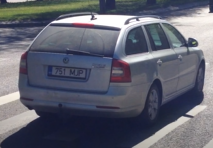
#> input picture test_images/Clip2net_170521154634.png, 213 x 148 px, given in place of 3266CNT.JPG, which was not available
$ python 1612174_1612269_1612274_Lab03.py --input ../../../test_images/Clip2net_170521154634.png   (older library calls are emulated)
#> lines starting #> are read from the running program, lines starting #| are printed output that depends on the picture; after the words box and inside, x2 and y2 are one past the last pixel; in counts of white or black regions, pixels touching at a corner belong together; pictures that were not available may be replaced by others from this repository, and a replacement may not be noted
#> further down, img is the input picture: shape (148, 213, 3); mean B, G, R 111.3, 98.3, 96.1
### plate_detection.py
# Import libraries
import numpy as np
import cv2
import matplotlib.pyplot as plt
from PIL import Image, ImageFilter
from pytesseract import image_to_string

'''
License plate number recognition by Team Fusion
Ref:
    [1] Baggio, D. L. (2012). 5. Number Plate Recognition Using SVM and Neural Networks.
    In Mastering OpenCV with Practical Computer Vision Projects (6th ed., pp. 161-188).
    Birmingham, UK: Packt Publishing
    [2] https://github.com/kagan94/Automatic-Plate-Number-Recognition-APNR.git
'''

class CPlateDetection:
    def __init__(self, plateHeight = 11, plateWidth = 52):
        # Error margin: 40%
        self.error_margin = 0.4
        # Aspect ratio of plate depend the plate size on each country
        # Viet Nam plate size: 14x19 => aspect ratio = 19/14 = 1.36
        self.plate_asp_ratio = float(plateWidth) / plateHeight

    # Preliminary validation before classification: Verify size bonding rect base on area and aspect ratio
    def verify_sizes(self, candidate_rect):
        # Range of area: min = 15, max = 125 pixels
        min_area = 15*self.plate_asp_ratio*15
        max_area = 125*self.plate_asp_ratio*125
        # accept patches such that aspect ratio of bouding rect is in range of min_ratio and max_ratio
        min_ratio = self.plate_asp_ratio - self.plate_asp_ratio*self.error_margin
        max_ratio = self.plate_asp_ratio + self.plate_asp_ratio*self.error_margin

        # Get canWidth and canHeight
        canWidth, canHeight = candidate_rect[1]
        if canHeight == 0 or canWidth == 0:
            return False

        # Compute area of this bounding rect
        candidate_area = canWidth * canHeight
        # Compute aspect ratio of bounding rect
        candidate_ratio = canWidth / canHeight

        # If width < height then reverse it
        if candidate_ratio < 1:
            candidate_ratio = 1/candidate_ratio

        '''
        If candidatte_area is out ot range considered area
        or candidate_ratio is out of range of considered ratio range
        '''
        if candidate_area < min_area or candidate_area > max_area \
            or candidate_ratio < min_ratio or candidate_ratio > max_ratio:
            return False
        return True

    # For each contour, extract the bouding rectangle of minimal area
    # And also do small validatation before classfying them
    def extract_and_refine_bounding_rect(self, contours):
        i = 0
        rect_list = [] # List to store refined rect
        while i < len(contours):
            # Create bounding rect of object
            # Bouding rect contain: [center (x, y), width&height (w,h), angle)
            bounding_rect = cv2.minAreaRect(contours[i])
            # Validate bounding_rect base on its area and aspect ratio
            if(not(self.verify_sizes(bounding_rect))):
                contours.pop(i)
                continue

            # Push this bounding rect into rect list
            rect_list.append(bounding_rect)
            # Increase i
            i = i + 1

        return rect_list

    # Phan nay dung floodFill nhung no phuc tap qua, tui chua nam ro (Tam thoi bo qua)
    """
    # Extract license plate region in image
    def plate_extraction(self, img, rect_list):
        for i, rect in enumerate(rect_list):
            # Take advantage of white background property
            # To crop rect with better accuracy
            # Use floodfill algorithm to retrieve the rotated rectagle
            # First step, put several seeds (circles) near the center of rotated rect
            cv2.circle(img, rect[0], 3, (0, 255, 0), -1)
            # Get min size between width and height
            minSize = (rect[1][0]) if rect[1][0] < rect[1][1] else rect[1][1]
            minSize = minSize - minSize*0.5
    """

    # Process plate image with some stuffs: dilate, threshold, contours and verify size to refine plate image
    def process_plate_image(self, plateImg):
        # Convert to Gray-Scale
        grayPlate = cv2.cvtColor(plateImg, cv2.COLOR_BGR2GRAY)
        # Blur image
        grayPlate = cv2.GaussianBlur(grayPlate, (5, 5), 1.0) # remove noise
        # Dilate plate image for OCR
        kernel = cv2.getStructuringElement(cv2.MORPH_CROSS, (1, 1))
        dilateImg = cv2.dilate(grayPlate, kernel, iterations = 1)
        # Threshold image
        _, threshImg = cv2.threshold(dilateImg, 150, 255, cv2.THRESH_BINARY)
        #ret, threshImg = cv2.threshold(dilateImg, 0, 255, cv2.THRESH_BINARY + cv2.THRESH_OTSU)
        # Find contours
        contours, hierachy = cv2.findContours(np.copy(threshImg), cv2.RETR_EXTERNAL, cv2.CHAIN_APPROX_NONE) # get all points on boundary

        # If contours exists
        if len(contours) > 0:
            # Compute Area of each contour (Moment M[00])
            area_list = [cv2.contourArea(cnt) for cnt in contours]
            # Find index of contour has largest area
            imax = np.argmax(area_list)

            # Get bouding rect of this contour
            x, y, w, h = cv2.boundingRect(contours[imax])

            # Verify plate image again
            if not(self.verify_sizes([(x, y), (w, h)])):
                return None, None

            # Crop region that have number in image
            found_plate = np.copy(plateImg[y:y+h, x:x+w])
            return found_plate, [x, y, w, h]

        return None, None


    # Detect plate in image
    '''
    Input:
        image: BGR image
        step_by_step: Show step by step works (default = False)
    Output:
        plate region
    '''
    def plate_detection(self, img, step_by_step = False):
        # Resize image: width = 600, height = (original_height * 600 / orignal_width
        # INTER_AREA mode: Resampling using pixel area relation
#> called with step_by_step = False
        height, width = img.shape[:2]
#> height = 148; width = 213
        img = cv2.resize(img, (600, round(height*600/width)), interpolation = cv2.INTER_AREA)
#> img: shape (417, 600, 3)

        # Convert to grayscale
        grayImg = cv2.cvtColor(img, cv2.COLOR_BGR2GRAY)
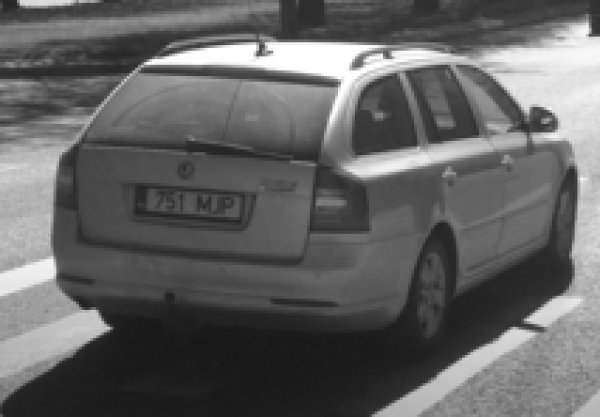
#> grayImg: shape (417, 600); min 24, max 255, mean 99.1

        # Step 1: Blur image
        blurImg = cv2.GaussianBlur(grayImg, (5, 5), 1.0) # remove noise
        # Step 2: Find vertical edges
        sobelX = cv2.Sobel(blurImg, cv2.CV_8UC1, dx=1, dy=0, ksize = 3, scale = 1, delta = 0, borderType = cv2.BORDER_DEFAULT)

        if step_by_step:
            plt.figure()
            plt.imshow(sobelX, cmap = 'gray', interpolation="bicubic")
            plt.title("Vertical sobel"); plt.axis("off")

        # Step 3: Threshold sobelX with Otsu algorithm (Otsu will automaticly find optimal threshold value)
        ret, thresholdImg = cv2.threshold(sobelX, 0, 255, cv2.THRESH_BINARY + cv2.THRESH_OTSU)
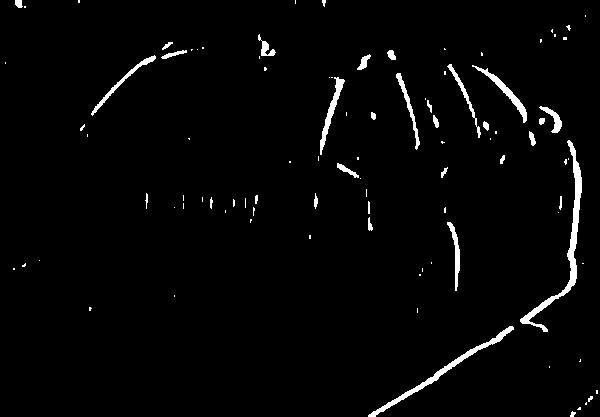
#> thresholdImg: shape (417, 600); 2.4% white; 96 white regions (64 under 20 px), largest, box (x1, y1, x2, y2) and area: (520, 140, 582, 332) 1304, (368, 326, 514, 417) 857, (472, 65, 527, 123) 436
#> ret = 54

        if step_by_step:
            plt.figure()
            plt.imshow(thresholdImg, cmap='gray', interpolation="bicubic")
            plt.title("Threshold image by Otsu algorithm")
            plt.axis("off")

        # Step 4: Apply morphological operation to remove blank spaces between each vertical sobel
        # First It do dilation followed by Erosion then to remove small holes inside foreground object
        # Called Closing method.
        rect_kernel = cv2.getStructuringElement(cv2.MORPH_RECT, (17, 3))
        morphImg = cv2.morphologyEx(thresholdImg, cv2.MORPH_CLOSE, kernel = rect_kernel)
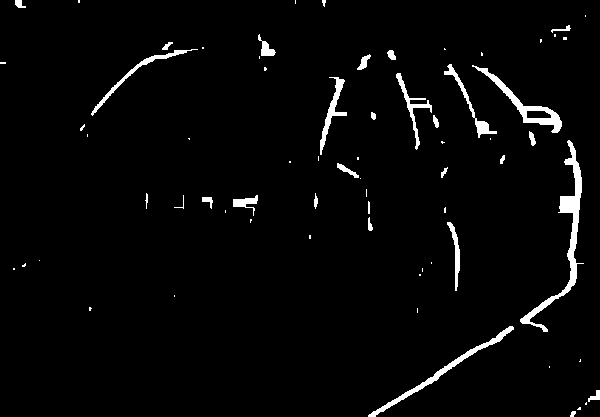
#> morphImg: shape (417, 600); 2.8% white; 69 white regions (40 under 20 px)

        if step_by_step:
            plt.figure()
            plt.imshow(morphImg, cmap='gray', interpolation="bicubic")
            plt.title("Morphological image")
            plt.axis("off")

        # When we do morphological operation, we now have regions that maybe contain plate.
        # But most of them don't contain plate, we need to refine them.

        # Step 5: Find contours of possible plates
        # Just need external contours
        """Output:
            (this function will modified directly on source img)
            - Contours contain all the boundary points of contours
            - Hierarchy contain information about the image topology"""
        # Copy morphImg
        morphImg_copy = np.copy(morphImg)

        contours, hierarchy = cv2.findContours(morphImg_copy,             # Source Image
                                            cv2.RETR_EXTERNAL,  # Extract external contours
                                            cv2.CHAIN_APPROX_NONE)  # get all points of each contour
#> contours = 69 contours, 45 with area under 20; largest, box (x1, y1, x2, y2) and area: (520, 140, 584, 332) 1365, (472, 65, 562, 133) 940, (368, 326, 514, 417) 706, (320, 77, 347, 155) 390, (91, 49, 198, 116) 368

        if step_by_step:
            # Draw all contours
            """Input:
                source image: draw contour inside this img
                contours: list of contour points
                -1: mean draw all contours (or individual contour)
                color and thickness
            """
            copy_img = np.copy(img)
            cv2.drawContours(copy_img, contours, -1, (0, 255, 0), 2)

            plt.figure()
            plt.imshow(cv2.cvtColor(copy_img, cv2.COLOR_BGR2RGB))
            plt.title("Contours")
            plt.axis("off")


        # Extract and refine minimal rect area (rotated object)
        rect_list = self.extract_and_refine_bounding_rect(contours)
#> the loop in extract_and_refine_bounding_rect, `while i < len(contours):` made 69 passes
#> (bounding_rect, canWidth in verify_sizes, canHeight in verify_sizes, candidate_area in verify_sizes, candidate_ratio in verify_sizes) on passes 1, 4, 7, 18, 20, 24, 25, 26, 27, 28: (((572.5, 413.5), (5, 5), -90), 5, 5, 25, 1), (((593.5, 395.5), (11, 11), -90), 11, 11, 121, 1), (((440.8, 372), (170.1, 8.46), -31.76), 170.1, 8.46, 1439.7, 20.11), (((455.3, 255.5), (8.9, 68.59), -6.91), 8.9, 68.59, 610.8, 7.7), (((370, 223.5), (13, 4), -90), 13, 4, 52, 3.25), (((207, 202.5), (11, 10), -90), 11, 10, 110, 1.1), (((244.3, 202.1), (20.36, 23.45), -75.07), 20.36, 23.45, 477.3, 1.15), (((178.5, 201.5), (13, 9), -90), 13, 9, 117, 1.44), (((315.5, 200.5), (15, 3), -90), 15, 3, 45, 5), (((146, 200.5), (15, 2), -90), 15, 2, 30, 7.5)
#> (bounding_rect, canWidth in verify_sizes, canHeight in verify_sizes) on passes 5, 8, 10, 12, 15, 16: (((549, 366.5), (1, 0), -90), 1, 0), (((417, 310), (4, 0), -90), 4, 0), (((174, 295.5), (1, 0), -90), 1, 0), (((422, 269.5), (3, 0), -90), 3, 0), (((431, 262.5), (1, 0), -90), 1, 0), (((39, 260), (0, 0), -90), 0, 0)
#> after the loop in extract_and_refine_bounding_rect, `while i < len(contours):`: contours = 6 contours; box (x1, y1, x2, y2) and area: (520, 140, 584, 332) 1365, (472, 65, 562, 133) 940, (320, 77, 347, 155) 390, (91, 49, 198, 116) 368, (444, 64, 497, 138) 350, (396, 73, 432, 150) 313; i = 6; rect_list = [((565.5, 238), (191.3, 46.62), -75.21), ((334.6, 116.3), (78.77, 22.2), -81.87), ((418, 107.9), (26.57, 78.33), -14.98), ((513.5, 100.5), (25.82, 108.3), -57.13), ((466.1, 102.8), (18.29, 83.48), -33.89), ((139.1, 73.73), (124.3, 19.74), -32.15)]

        if step_by_step:
            copy_img = np.copy(img)
            # Draw rects
            for rect in rect_list:
                box = cv2.boxPoints(rect)
                box = np.int0(box)
                cv2.drawContours(copy_img, [box], 0, (0, 255, 0), 2)

            plt.figure()
            plt.imshow(cv2.cvtColor(copy_img, cv2.COLOR_BGR2RGB))
            plt.title("Rotated rectangles (minimal rectangles)")
            plt.axis("off")

        for cnt in contours:
            x, y, w, h = cv2.boundingRect(cnt)
            plateImg = np.copy(img[y:y+h, x:x+w])

            if step_by_step:
                plt.figure()
                plt.imshow(cv2.cvtColor(plateImg, cv2.COLOR_BGR2RGB))
                plt.title("Possible plates")
                plt.axis("off")

            # Process image with some stuffs: dilate, threshold, contours and verify size to refine plate image
            found_plate, plat_rect = self.process_plate_image(plateImg)
            if found_plate is None:
                continue

            # Take advantage of white background, so we will check if the average color >= 100, it will a plate
            if np.mean(found_plate).astype(np.uint8) >= 100:
                # Display plate
                plt.figure()
                plt.imshow(cv2.cvtColor(found_plate, cv2.COLOR_BGR2RGB))
                plt.title("Correct plates")
                plt.axis("off")

                # ----------------------Now we use Tesseract to recognize charactor in plate-----------------------
                # Convert to gray image
                grayPlate = cv2.cvtColor(found_plate, cv2.COLOR_BGR2GRAY)
                # Blur image
                blurPlate = cv2.GaussianBlur(grayImg, (5, 5), 1.0) # Remove noise
                # Apply closing operation:  Dilation followed by Erosion to remove noise and hole inside object
                kernel = cv2.getStructuringElement(cv2.MORPH_RECT, (1, 1))
                closingImg = cv2.morphologyEx(blurPlate, cv2.MORPH_CLOSE, kernel)
                # Apply threshold to get image with only b&w (binarization)
                threshPlate = cv2.threshold(closingImg, 0, 255, cv2.THRESH_BINARY + cv2.THRESH_OTSU)
#> this loop made 6 passes
#> (area_list in process_plate_image, imax in process_plate_image) on passes 1, 3, 4, 5, 6: ([8, 2757, 19.5], 1), ([22.5, 7], 0), ([118.5, 0, 0, 2695.5], 3), ([3.5, 43.5, 0, 159.5, 8.5], 3), ([152, 69, 510.5], 2)
#> (contours in process_plate_image, area_list in process_plate_image, imax in process_plate_image) on pass 2: (1 contour; box (x1, y1, x2, y2) and area: (0, 0, 27, 64) 700, [699.5], 0)
#> pass 1, in process_plate_image, `grayPlate = cv2.cvtColor(plateImg, cv2.COLOR_BGR2GRAY)`:
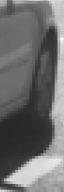
#> grayPlate: shape (192, 64); min 39, max 245, mean 109
#> pass 1, in process_plate_image, `_, threshImg = cv2.threshold(dilateImg, 150, 255, cv2.THRESH_BINARY)`:
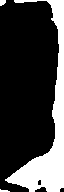
#> threshImg: shape (192, 64); 24.9% white; 3 white regions (1 under 20 px), largest, box (x1, y1, x2, y2) and area: (5, 0, 64, 192) 3010, (0, 0, 6, 6) 29
#> after the loop:
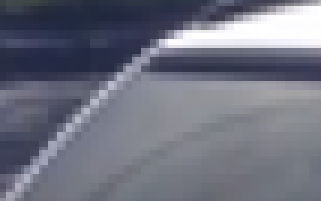
#> plateImg: shape (67, 107, 3) (shown 3 times larger); mean of channels 0, 1, 2 127.5, 113.4, 110.8; drawn as B, G, R

                # Store image in PIL image format
                # pilImg = Image.fromarray(found_plate)

                # # Recognize text with Tesseract
                # plate_text = image_to_string(found_plate, lang = "eng")
                # plate_text = plate_text.replace(" ", "") # Remove space
                # print(plate_text)


# Measure time
e1 = cv2.getTickCount()

# Read image
img = cv2.imread(".\\test_images\\3266CNT.JPG")  # r".\Bike_back\1.jpg"

# Declare CPlateDetection obj
plateDetector = CPlateDetection()
plateDetector.plate_detection(img, step_by_step = False)


# # Display image
# cv2.namedWindow("Blur", cv2.WINDOW_AUTOSIZE)
# cv2.imshow("Blur", morphImg)

# # Wait key
# cv2.waitKey()

# End time
e2 = cv2.getTickCount()
time = (e2 - e1)/cv2.getTickFrequency()
#> time = 0.103
print('Time: %.2f(s)' %(time))
#| Time: 0.10(s)

plt.show()
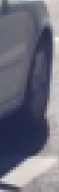
#> shown: shape (192, 59, 3); mean R, G, B 108.8, 109.4, 123

### 1612174_1612269_1612274_Lab03 (lan 2)/Source/Version 1/1612174_1612269_1612274_Lab03.py
import os
import argparse
import numpy as np
import cv2
import plate_detection
import chars_separation
import chars_recognition
import matplotlib.pyplot as plt
import xml.etree.ElementTree as ET

ap = argparse.ArgumentParser()
ap.add_argument("-i", "--input", required = True, help = "Path to input image")
ap.add_argument("-m", "--model", required = False, help = "Path to SVM pretrained model", default = "SVM.xml")
ap.add_argument("-c", "--classify", required= False, help = "Use SVM to classify or not", default = "1")
ap.add_argument("-o", "--option", required= False, help = "Show step by step", default = "0")
args = vars(ap.parse_args())

# [63 lines left out: function classify_plate, not called in this run]


def main(args):
    # Measure time
    e1 = cv2.getTickCount()

    # bool to show step by step
    isShow = True if args["option"] == "1" else False

    img = cv2.imread(args["input"])  # ".\\test_images\\FA600CH.png"

    # Plate Detection
#> (the run stopped early here; a loop or call above may not have finished)

$ run again, on test_images/3028BYS.JPG
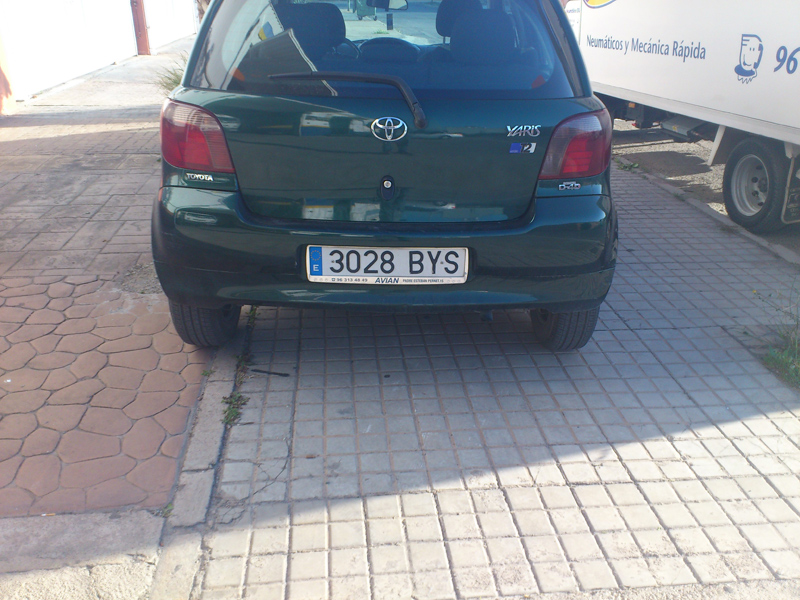
#> input picture test_images/3028BYS.JPG, 800 x 600 px, given in place of 3266CNT.JPG, which was not available
#> img is the input picture: shape (600, 800, 3); mean B, G, R 148.9, 141.4, 137.2
#> img: shape (450, 600, 3)
#> in plate_detection, `ret, thresholdImg = cv2.threshold(sobelX, 0, 255, cv2.THRESH_BINARY + ..`:
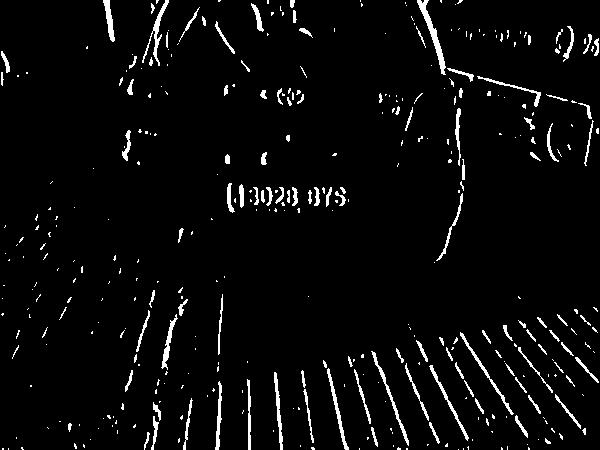
#> thresholdImg: shape (450, 600); 4% white; 385 white regions (268 under 20 px), largest, box (x1, y1, x2, y2) and area: (417, 0, 446, 75) 456, (142, 0, 169, 66) 325, (371, 351, 409, 446) 306
#> ret = 52
#> morphImg: shape (450, 600); 6.9% white; 180 white regions (113 under 20 px)
#> in plate_detection, `contours, hierarchy = cv2.findContours(morphImg_copy,`: contours = 180 contours, 126 with area under 20; largest, box (x1, y1, x2, y2) and area: (227, 183, 349, 213) 2116, (129, 0, 235, 69) 1444, (323, 351, 409, 450) 1272, (405, 0, 577, 109) 1211, (555, 26, 600, 62) 906
#> the loop in extract_and_refine_bounding_rect, `while i < len(contours):` made 180 passes
#> (bounding_rect, canWidth in verify_sizes, canHeight in verify_sizes, candidate_area in verify_sizes, candidate_ratio in verify_sizes) on passes 3, 5, 8: (((11.5, 448), (2, 23), -90), 2, 23, 46, 11.5), (((463, 447.5), (3, 10), -90), 3, 10, 30, 3.33), (((79, 446), (6, 10), -90), 6, 10, 60, 1.67)
#> after the loop in extract_and_refine_bounding_rect, `while i < len(contours):`: contours = 4 contours; box (x1, y1, x2, y2) and area: (227, 183, 349, 213) 2116, (439, 332, 528, 438) 550, (447, 108, 465, 180) 260, (396, 348, 429, 421) 148; i = 4; rect_list = [((418.5, 381.1), (16.65, 78.79), -24.36), ((479.1, 389.6), (34.22, 131.9), -33.37), ((287.5, 197.5), (29, 121), -90), ((454.6, 144), (15.75, 71.25), -4.09)]
#> the loop in plate_detection, `for cnt in contours:` made 4 passes
#> (area_list in process_plate_image, imax in process_plate_image) on passes 1 to 3: ([2304], 0), ([9213.5], 0), ([6, 5, 0, 5, 2, 26, 8, 7, 5, 1391], 9)
#> time = 0.193
#| Time: 0.19(s)
#> `plt.show()`:
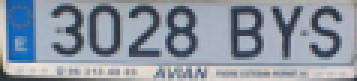
#> shown: shape (27, 119, 3) (shown 3 times larger); mean R, G, B 139.6, 148.9, 161.9
